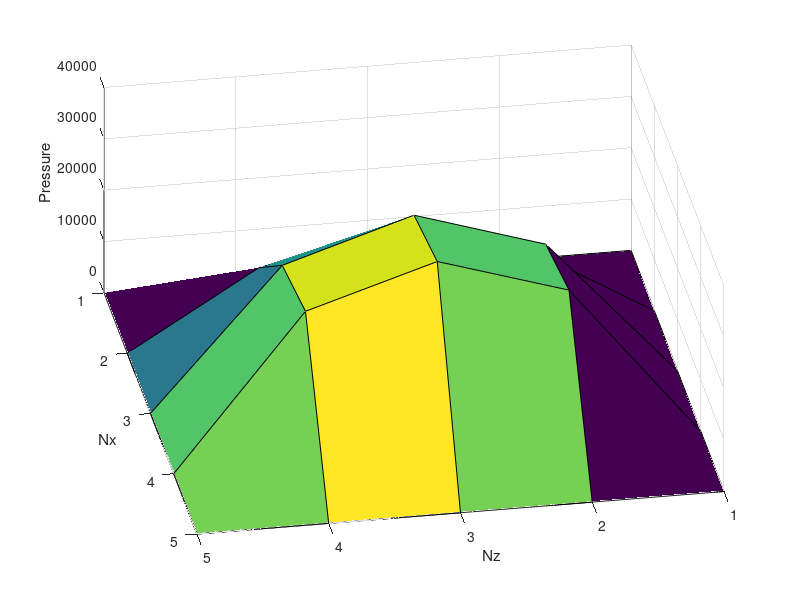

The MATLAB source for this figure:
clc;
clear;
close all;
Nx = input('enter no. of nodes in x- direction')
%Nx stands for no. of nodes in x direction
Nz = input('enter no. of nodes in z- direction')
%Nz stands for no. of nodes in z direction
deltheta=1.0/(Nx-1)
delzb = 1.0/(Nz-1);
D=0.10; % this is journal diameter in meter
L=0.10;%this is journal length in meter
h=1e-3;%film thickness in meter
CR=1e-4
ecc=0.7
U=1.0;%sliding velocity(m/s)
eta0=0.1;%viscosity of oil(pa-s) of lubricatong oil at feeding temperature(T0)
rho0=850; %density of lubricating oil at feeding temperature(TT)

%Assigning the values to the variable parameters

for i=1:1:Nx
      for k=1:1:Nz
      pb(i,k)=0;
      etab(i,k)=1.0;
      rhob(i,k)=1.0;
      theta(i)=(i-1)*deltheta;
      zb(k)=-0.5+(k-1)*delzb;
      hb(i,k)=1+(ecc*cos(theta(i)));
      end
end
     error=1;
     while error>=1e-3
         sumpbdiff=0;
         sumpb=0;
         for i=2:1:Nx-1
             for k=2:1:Nz-1
             JJ1=(rhob(i+1,k)*hb(i+1,k)^3)/(2*etab(i+1,k)*(deltheta));
             JJ2=(rhob(i-1,k)*hb(i-1,k)^3)/(2*etab(i-1,k)*(deltheta));
             JJ3=pb(i+1,k)/(2*deltheta);
             JJ4=pb(i-1,k)/(2*deltheta);
             JJ5=(rhob(i,k)*(hb(i,k)^3))/etab(i,k);
             JJ6=pb(i+1,k)/(deltheta^2);
             JJ7=pb(i-1,k)/(deltheta^2);
             JJ8=(rhob(i,k+1)*hb(i,k+1)^3)/(2*etab(i,k+1)*(delzb));
             JJ9=(rhob(i,k-1)*hb(i,k-1)^3)/(2*etab(i,k-1)*(delzb));
             JJ10=pb(i,k+1)/(2*delzb);
             JJ11=pb(i,k-1)/(2*delzb);
             JJ12=((D/L)^2)*(rhob(i,k)*hb(i,k)^3)/(etab(i,k));
             JJ13=pb(i,k+1)/(delzb^2);
             JJ14=pb(i,k-1)/(delzb^2);
             JJ15=6*rhob(i,k)*((hb(i+1,k)-hb(i-1,k))/(2*deltheta));
             JJ16=6*hb(i,k)*((rhob(i+1,k)-rhob(i-1,k))/(2*deltheta));
             JJ17=(JJ1-JJ2)*(JJ3-JJ4);
             JJ18=JJ5*(JJ6+JJ7);
             JJ19=((D/L)^2)*(JJ8-JJ9)*(JJ10-JJ11);
             JJ20=JJ12*(JJ13+JJ14);
             JJ21=JJ15+JJ16;
             JJ22=JJ17+JJ18+JJ19+JJ20-JJ21;
             JJ23=((2*JJ5)/(deltheta^2))+((2*JJ12)/(delzb^2));
             JJ24=JJ22/JJ23;
             pbnew(i,k)=JJ24;
             sumpbdiff=sumpbdiff+abs(pbnew(i,k)-pb(i,k));
             sumpb=sumpb+abs(pbnew(i,k));
             pb(i,k)=pbnew(i,k);
             end
         end

         error=sumpbdiff/sumpb;
     end
     for i=1:1:Nx
         for k=1:1:Nz
             p(i,k)=pb(i,k)*((eta0*U*D)/(CR*CR));
         end
     end
     [x,z]=meshgrid(i,k);
     y=p(x,z);
     surfc(p)
     view(170,50)
     ylabel('Nx')
     xlabel('Nz')
     zlabel('Pressure')
